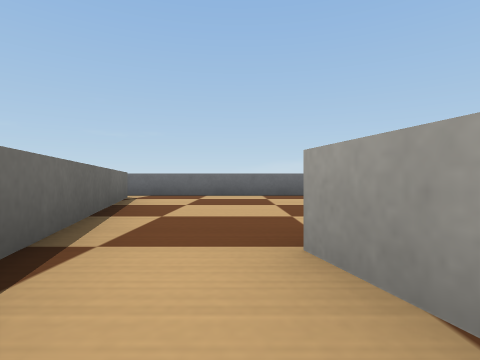
view 1 (above)

21 first-person views from a walk through a Webots world. The camera is 0.07 m above the floor, looks level and sees 80° across. The floor is counted in squares, 0.2 m on a side. Each view is taken from the middle of a square. On the plan, view 1 faces up. The plan holds only what a view shows up to about 9 squares ahead; the rest is blank. Robots are left out. Simple shapes and patterns stand in for the simulator's stock objects.

view 2
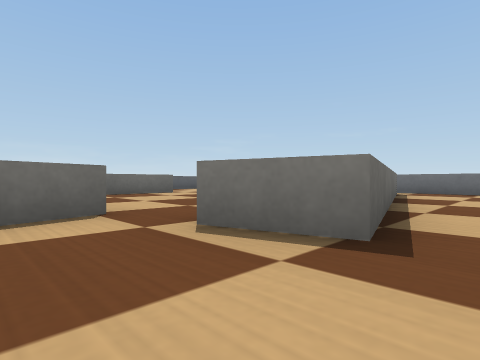

view 3
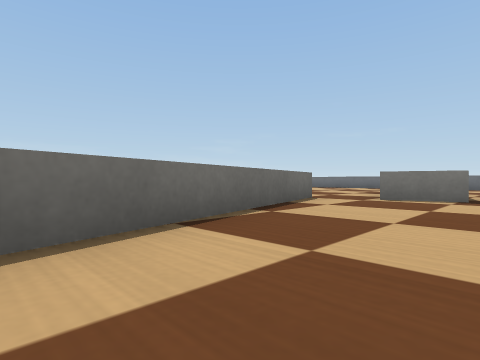

view 4
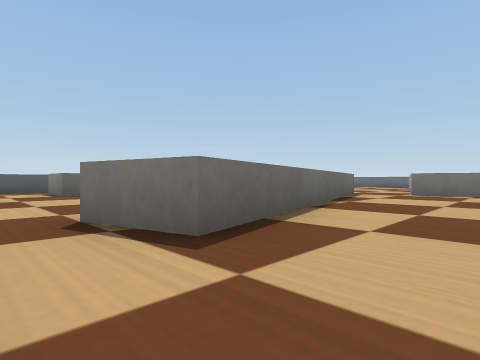

view 5
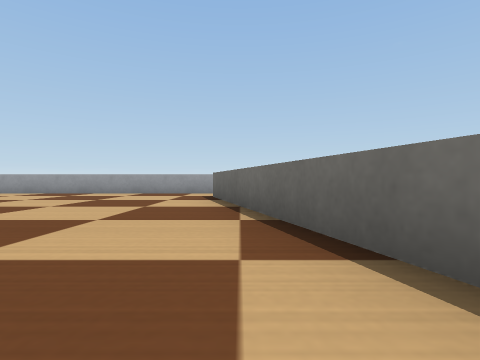

view 6
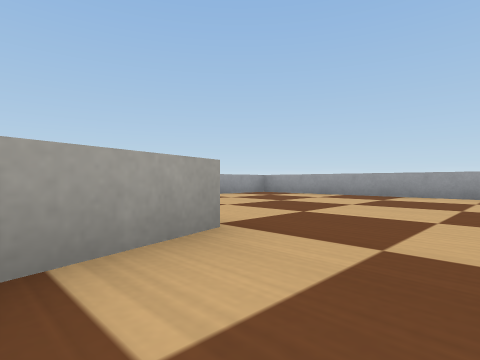

view 7
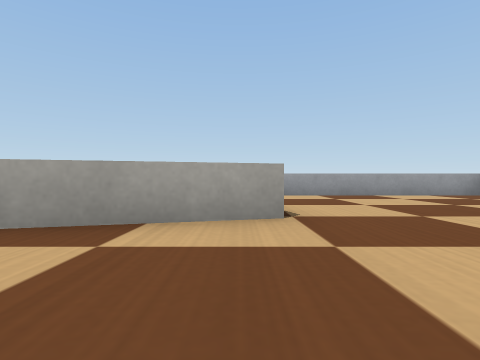

view 8
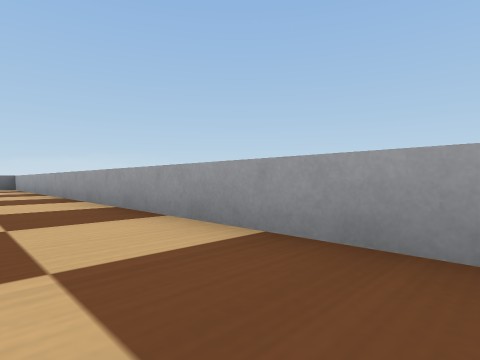

view 9
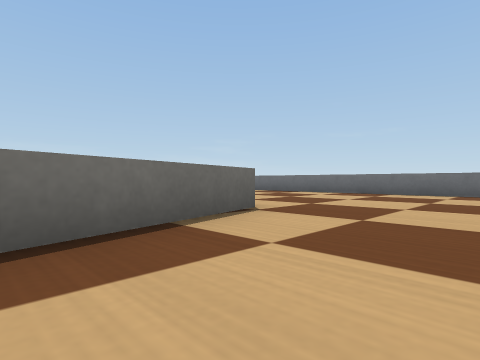

view 10
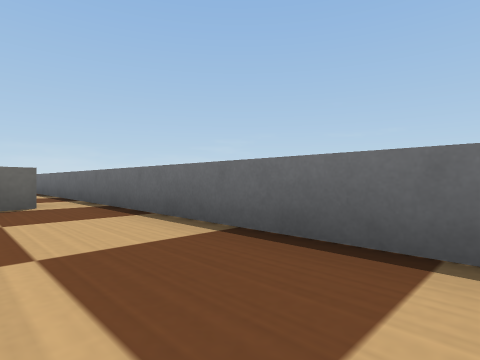

view 11
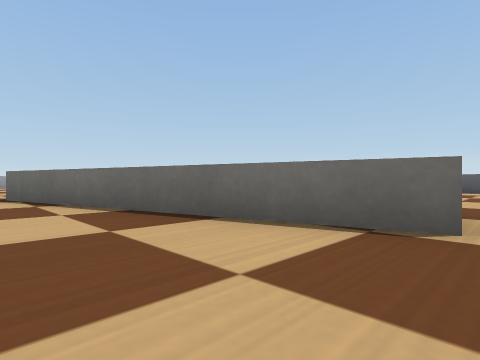

view 12
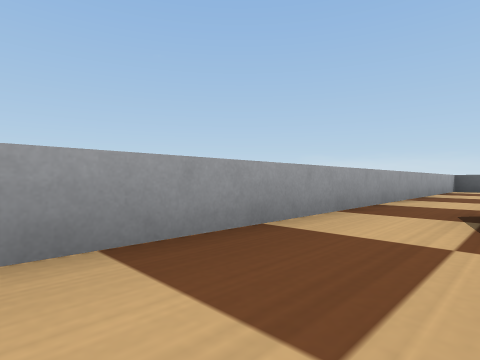

view 13
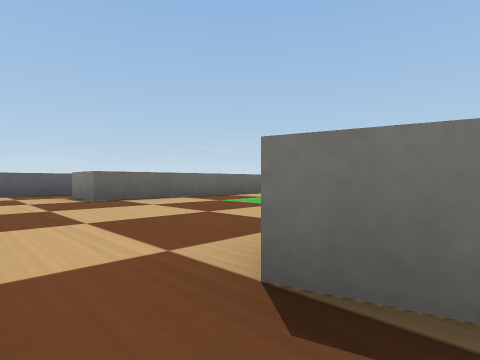

view 14
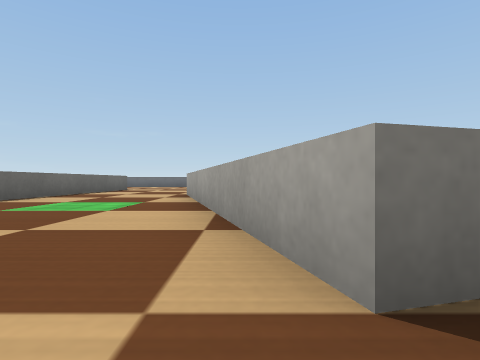

view 15
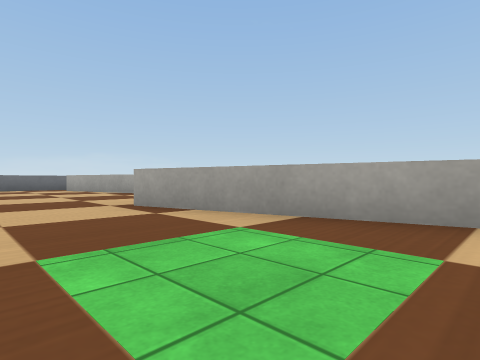

view 16
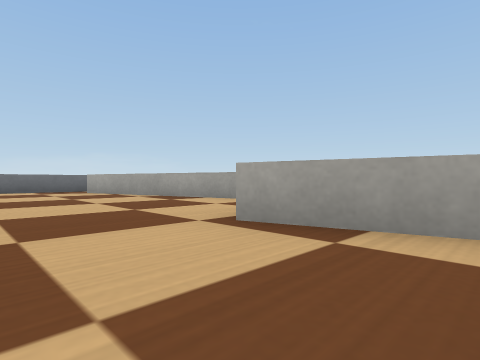

view 17
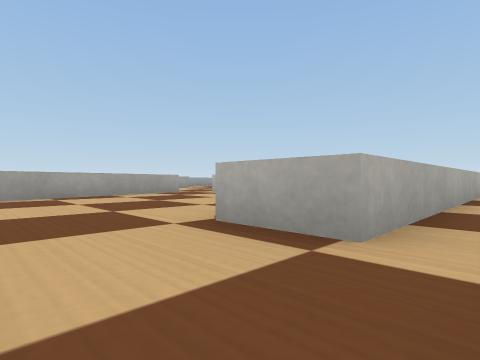

view 18
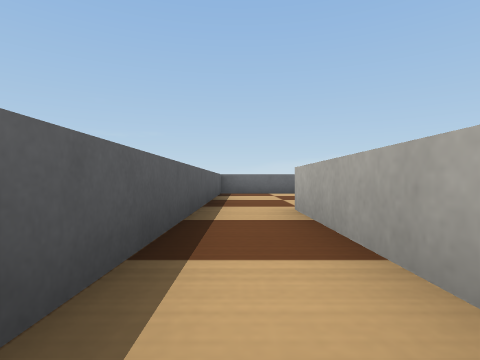

view 19
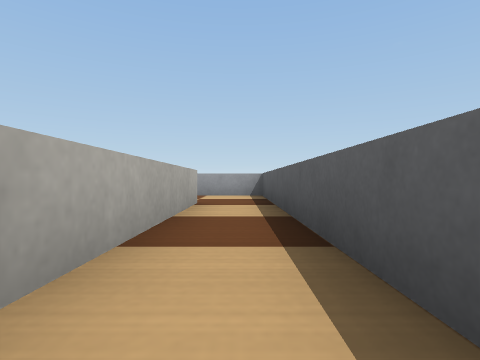

view 20
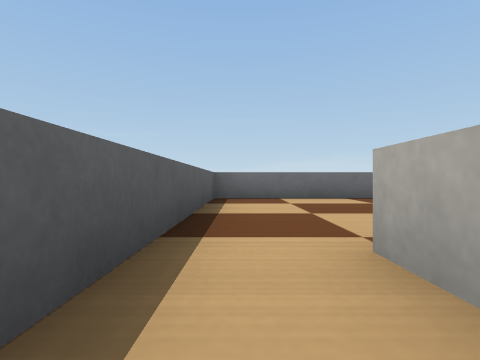

view 21
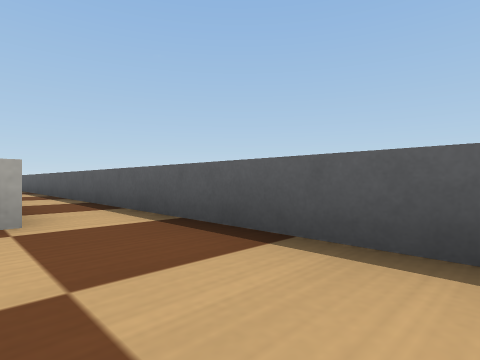

### Floor plan
Points are (right, up) in squares from view 1. A wall is a line through its corners. A room is listed if a view was taken in it or the views show most of it. See-through windows are left out.
Room 1 (views 1, 2, 3, 4, 5, 6, 7, 8, 9, 10, 11, 12)
walls: (1.6, -3.4) (1, -1.3); (0.6, 0.6) (0.3, 1.5); (1.5, 1.8) (2.2, -0.9); (-3.1, -0.8) (-1.4, -6.9); (3.4, 6.5) (-2.1, 6.5); (-2.3, 5.8) (-0.6, -0.3) (-1.8, -0.6); (-1.5, -8.5) (5.5, -8.5) (5.5, 5.1)
ways out: opening at (-2.5, -8) to room 2; gap at (-2, 6) to room 2
Room 2 (views 13, 14, 15, 16, 17, 18, 19, 20, 21)
walls: (-7.1, 2.4) (-7.1, -6.3) (-8.3, -6.3) (-8.3, 2.4) (-7.1, 2.4); (-1.8, -0.6) (-3.5, 5.4); (-1.4, -6.9) (-2.6, -7.3) (-4.3, -1.1); (-2.1, 6.5) (-9.5, 6.5) (-9.5, -8.5) (-1.5, -8.5)
ways out: opening at (-2.5, -8) to room 1; gap at (-2, 6) to room 1

Where each view was taken, in squares from view 1:
view 1: 0 up, 0 right, facing up
view 2: 2 down, 0 right, facing up-left
view 3: 6 down, 0 right, facing up-left
view 4: 8 down, 0 right, facing up-left
view 5: 1 down, 2 left, facing down
view 6: 2 down, 0 right, facing down-right
view 7: 3 down, 1 left, facing right
view 8: 6 down, 4 right, facing up-right
view 9: 1 down, 4 right, facing up-left
view 10: 5 up, 2 right, facing up-left
view 11: 6 up, 0 right, facing down-left
view 12: 7 down, 1 right, facing down-left
view 13: 8 down, 2 left, facing up-left
view 14: 8 down, 3 left, facing up
view 15: 5 down, 6 left, facing up-right
view 16: 3 down, 6 left, facing up-right
view 17: 4 up, 9 left, facing down-right
view 18: 1 down, 9 left, facing up
view 19: 2 down, 9 left, facing down
view 20: 1 up, 9 left, facing up
view 21: 5 up, 8 left, facing down-left
